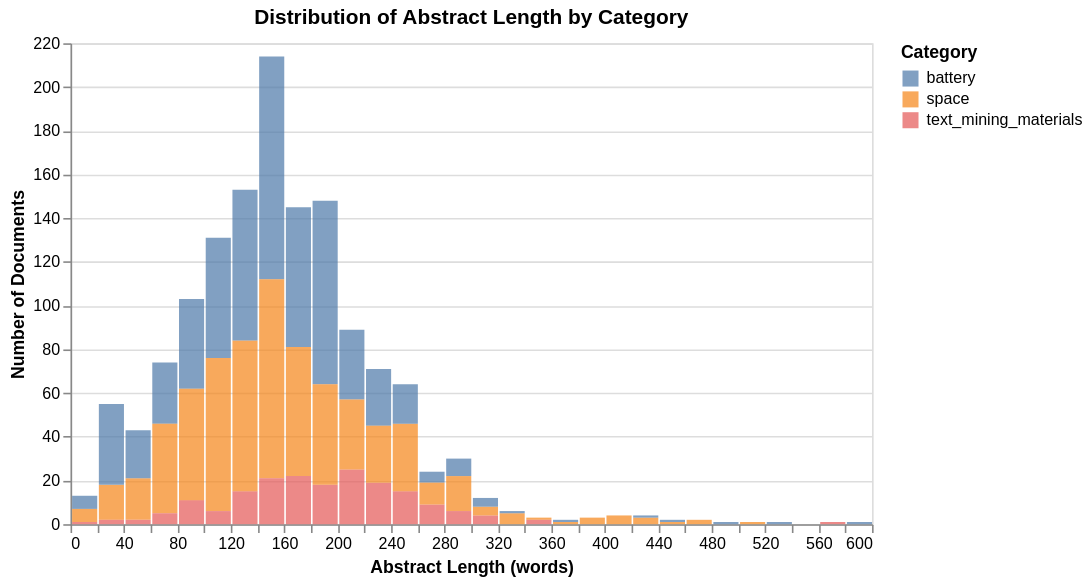

Source (notebook cell):
### Markdown cell above
The bar chart above confirms our dataset has two balanced categories ("battery" and "space") with 608 documents and one smaller category (text_mining_materials) with 184 documents. This class imbalance will be accounted for during machine learning.

### Code cell
# --- Chart 2: Abstract Length Distribution ---
# Abstract length (in words) tells us how rich our text data is

df['abstract_length'] = df['Abstract'].apply(lambda x: len(x.split()))

chart_len = alt.Chart(df).mark_bar(opacity=0.7).encode(
    x=alt.X('abstract_length:Q', bin=alt.Bin(maxbins=40), title='Abstract Length (words)'),
    y=alt.Y('count():Q', title='Number of Documents'),
    color=alt.Color('category:N', legend=alt.Legend(title='Category')),
    tooltip=['category', 'count()']
).properties(
    title='Distribution of Abstract Length by Category',
    width=500,
    height=300
)

chart_len

### Figure 1 — Vega specification as saved in the notebook (floating-point values rounded to 4 significant figures)
{"$schema": "https://vega.github.io/schema/vega/v5.json", "data": [{"name": "source_0", "values": [{"__count": 31, "__count_end": 46.0, "__count_start": 15.0, "bin_maxbins_40_abstract_length": 240.0, "bin_maxbins_40_abstract_length_end": 260.0, "category": "space"}, {"__count": 6, "__count_end": 6.0, "__count_start": 0.0, "bin_maxbins_40_abstract_length": 100.0, "bin_maxbins_40_abstract_length_end": 120.0, "category": "text_mining_materials"}, {"__count": 19, "__count_end": 19.0, "__count_start": 0.0, "bin_maxbins_40_abstract_length": 220.0, "bin_maxbins_40_abstract_length_end": 240.0, "category": "text_mining_materials"}, {"__count": 4, "__count_end": 4.0, "__count_start": 0.0, "bin_maxbins_40_abstract_length": 300.0, "bin_maxbins_40_abstract_length_end": 320.0, "category": "text_mining_materials"}, {"__count": 84, "__count_end": 148.0, "__count_start": 64.0, "bin_maxbins_40_abstract_length": 180.0, "bin_maxbins_40_abstract_length_end": 200.0, "category": "battery"}, {"__count": 59, "__count_end": 81.0, "__count_start": 22.0, "bin_maxbins_40_abstract_length": 160.0, "bin_maxbins_40_abstract_length_end": 180.0, "category": "space"}, {"__count": 102, "__count_end": 214.0, "__count_start": 112.0, "bin_maxbins_40_abstract_length": 140.0, "bin_maxbins_40_abstract_length_end": 160.0, "category": "battery"}, {"__count": 3, "__count_end": 3.0, "__count_start": 0.0, "bin_maxbins_40_abstract_length": 420.0, "bin_maxbins_40_abstract_length_end": 440.0, "category": "space"}, {"__count": 18, "__count_end": 18.0, "__count_start": 0.0, "bin_maxbins_40_abstract_length": 180.0, "bin_maxbins_40_abstract_length_end": 200.0, "category": "text_mining_materials"}, {"__count": 15, "__count_end": 15.0, "__count_start": 0.0, "bin_maxbins_40_abstract_length": 240.0, "bin_maxbins_40_abstract_length_end": 260.0, "category": "text_mining_materials"}, {"__count": 69, "__count_end": 84.0, "__count_start": 15.0, "bin_maxbins_40_abstract_length": 120.0, "bin_maxbins_40_abstract_length_end": 140.0, "category": "space"}, {"__count": 19, "__count_end": 21.0, "__count_start": 2.0, "bin_maxbins_40_abstract_length": 40.0, "bin_maxbins_40_abstract_length_end": 60.0, "category": "space"}, {"__count": 4, "__count_end": 8.0, "__count_start": 4.0, "bin_maxbins_40_abstract_length": 300.0, "bin_maxbins_40_abstract_length_end": 320.0, "category": "space"}, {"__count": 55, "__count_end": 131.0, "__count_start": 76.0, "bin_maxbins_40_abstract_length": 100.0, "bin_maxbins_40_abstract_length_end": 120.0, "category": "battery"}, {"__count": 18, "__count_end": 64.0, "__count_start": 46.0, "bin_maxbins_40_abstract_length": 240.0, "bin_maxbins_40_abstract_length_end": 260.0, "category": "battery"}, {"__count": 1, "__count_end": 3.0, "__count_start": 2.0, "bin_maxbins_40_abstract_length": 340.0, "bin_maxbins_40_abstract_length_end": 360.0, "category": "space"}, {"__count": 26, "__count_end": 71.0, "__count_start": 45.0, "bin_maxbins_40_abstract_length": 220.0, "bin_maxbins_40_abstract_length_end": 240.0, "category": "battery"}, {"__count": 16, "__count_end": 18.0, "__count_start": 2.0, "bin_maxbins_40_abstract_length": 20.0, "bin_maxbins_40_abstract_length_end": 40.0, "category": "space"}, {"__count": 41, "__count_end": 103.0, "__count_start": 62.0, "bin_maxbins_40_abstract_length": 80.0, "bin_maxbins_40_abstract_length_end": 100.0, "category": "battery"}, {"__count": 46, "__count_end": 64.0, "__count_start": 18.0, "bin_maxbins_40_abstract_length": 180.0, "bin_maxbins_40_abstract_length_end": 200.0, "category": "space"}, {"__count": 3, "__count_end": 3.0, "__count_start": 0.0, "bin_maxbins_40_abstract_length": 380.0, "bin_maxbins_40_abstract_length_end": 400.0, "category": "space"}, {"__count": 28, "__count_end": 74.0, "__count_start": 46.0, "bin_maxbins_40_abstract_length": 60.0, "bin_maxbins_40_abstract_length_end": 80.0, "category": "battery"}, {"__count": 22, "__count_end": 22.0, "__count_start": 0.0, "bin_maxbins_40_abstract_length": 160.0, "bin_maxbins_40_abstract_length_end": 180.0, "category": "text_mining_materials"}, {"__count": 64, "__count_end": 145.0, "__count_start": 81.0, "bin_maxbins_40_abstract_length": 160.0, "bin_maxbins_40_abstract_length_end": 180.0, "category": "battery"}, {"__count": 11, "__count_end": 11.0, "__count_start": 0.0, "bin_maxbins_40_abstract_length": 80.0, "bin_maxbins_40_abstract_length_end": 100.0, "category": "text_mining_materials"}, {"__count": 26, "__count_end": 45.0, "__count_start": 19.0, "bin_maxbins_40_abstract_length": 220.0, "bin_maxbins_40_abstract_length_end": 240.0, "category": "space"}, {"__count": 5, "__count_end": 24.0, "__count_start": 19.0, "bin_maxbins_40_abstract_length": 260.0, "bin_maxbins_40_abstract_length_end": 280.0, "category": "battery"}, {"__count": 91, "__count_end": 112.0, "__count_start": 21.0, "bin_maxbins_40_abstract_length": 140.0, "bin_maxbins_40_abstract_length_end": 160.0, "category": "space"}, {"__count": 8, "__count_end": 30.0, "__count_start": 22.0, "bin_maxbins_40_abstract_length": 280.0, "bin_maxbins_40_abstract_length_end": 300.0, "category": "battery"}, {"__count": 21, "__count_end": 21.0, "__count_start": 0.0, "bin_maxbins_40_abstract_length": 140.0, "bin_maxbins_40_abstract_length_end": 160.0, "category": "text_mining_materials"}, {"__count": 41, "__count_end": 46.0, "__count_start": 5.0, "bin_maxbins_40_abstract_length": 60.0, "bin_maxbins_40_abstract_length_end": 80.0, "category": "space"}, {"__count": 37, "__count_end": 55.0, "__count_start": 18.0, "bin_maxbins_40_abstract_length": 20.0, "bin_maxbins_40_abstract_length_end": 40.0, "category": "battery"}, {"__count": 70, "__count_end": 76.0, "__count_start": 6.0, "bin_maxbins_40_abstract_length": 100.0, "bin_maxbins_40_abstract_length_end": 120.0, "category": "space"}, {"__count": 16, "__count_end": 22.0, "__count_start": 6.0, "bin_maxbins_40_abstract_length": 280.0, "bin_maxbins_40_abstract_length_end": 300.0, "category": "space"}, {"__count": 51, "__count_end": 62.0, "__count_start": 11.0, "bin_maxbins_40_abstract_length": 80.0, "bin_maxbins_40_abstract_length_end": 100.0, "category": "space"}, {"__count": 69, "__count_end": 153.0, "__count_start": 84.0, "bin_maxbins_40_abstract_length": 120.0, "bin_maxbins_40_abstract_length_end": 140.0, "category": "battery"}, {"__count": 2, "__count_end": 2.0, "__count_start": 0.0, "bin_maxbins_40_abstract_length": 20.0, "bin_maxbins_40_abstract_length_end": 40.0, "category": "text_mining_materials"}, {"__count": 6, "__count_end": 6.0, "__count_start": 0.0, "bin_maxbins_40_abstract_length": 280.0, "bin_maxbins_40_abstract_length_end": 300.0, "category": "text_mining_materials"}, {"__count": 6, "__count_end": 7.0, "__count_start": 1.0, "bin_maxbins_40_abstract_length": 0.0, "bin_maxbins_40_abstract_length_end": 20.0, "category": "space"}, {"__count": 6, "__count_end": 13.0, "__count_start": 7.0, "bin_maxbins_40_abstract_length": 0.0, "bin_maxbins_40_abstract_length_end": 20.0, "category": "battery"}, {"__count": 32, "__count_end": 89.0, "__count_start": 57.0, "bin_maxbins_40_abstract_length": 200.0, "bin_maxbins_40_abstract_length_end": 220.0, "category": "battery"}, {"__count": 9, "__count_end": 9.0, "__count_start": 0.0, "bin_maxbins_40_abstract_length": 260.0, "bin_maxbins_40_abstract_length_end": 280.0, "category": "text_mining_materials"}, {"__count": 4, "__count_end": 4.0, "__count_start": 0.0, "bin_maxbins_40_abstract_length": 400.0, "bin_maxbins_40_abstract_length_end": 420.0, "category": "space"}, {"__count": 25, "__count_end": 25.0, "__count_start": 0.0, "bin_maxbins_40_abstract_length": 200.0, "bin_maxbins_40_abstract_length_end": 220.0, "category": "text_mining_materials"}, {"__count": 10, "__count_end": 19.0, "__count_start": 9.0, "bin_maxbins_40_abstract_length": 260.0, "bin_maxbins_40_abstract_length_end": 280.0, "category": "space"}, {"__count": 2, "__count_end": 2.0, "__count_start": 0.0, "bin_maxbins_40_abstract_length": 340.0, "bin_maxbins_40_abstract_length_end": 360.0, "category": "text_mining_materials"}, {"__count": 32, "__count_end": 57.0, "__count_start": 25.0, "bin_maxbins_40_abstract_length": 200.0, "bin_maxbins_40_abstract_length_end": 220.0, "category": "space"}, {"__count": 22, "__count_end": 43.0, "__count_start": 21.0, "bin_maxbins_40_abstract_length": 40.0, "bin_maxbins_40_abstract_length_end": 60.0, "category": "battery"}, {"__count": 15, "__count_end": 15.0, "__count_start": 0.0, "bin_maxbins_40_abstract_length": 120.0, "bin_maxbins_40_abstract_length_end": 140.0, "category": "text_mining_materials"}, {"__count": 4, "__count_end": 12.0, "__count_start": 8.0, "bin_maxbins_40_abstract_length": 300.0, "bin_maxbins_40_abstract_length_end": 320.0, "category": "battery"}, {"__count": 5, "__count_end": 5.0, "__count_start": 0.0, "bin_maxbins_40_abstract_length": 320.0, "bin_maxbins_40_abstract_length_end": 340.0, "category": "space"}, {"__count": 1, "__count_end": 1.0, "__count_start": 0.0, "bin_maxbins_40_abstract_length": 580.0, "bin_maxbins_40_abstract_length_end": 600.0, "category": "battery"}, {"__count": 1, "__count_end": 1.0, "__count_start": 0.0, "bin_maxbins_40_abstract_length": 560.0, "bin_maxbins_40_abstract_length_end": 580.0, "category": "text_mining_materials"}, {"__count": 2, "__count_end": 2.0, "__count_start": 0.0, "bin_maxbins_40_abstract_length": 460.0, "bin_maxbins_40_abstract_length_end": 480.0, "category": "space"}, {"__count": 1, "__count_end": 1.0, "__count_start": 0.0, "bin_maxbins_40_abstract_length": 360.0, "bin_maxbins_40_abstract_length_end": 380.0, "category": "space"}, {"__count": 1, "__count_end": 2.0, "__count_start": 1.0, "bin_maxbins_40_abstract_length": 440.0, "bin_maxbins_40_abstract_length_end": 460.0, "category": "battery"}, {"__count": 1, "__count_end": 6.0, "__count_start": 5.0, "bin_maxbins_40_abstract_length": 320.0, "bin_maxbins_40_abstract_length_end": 340.0, "category": "battery"}, {"__count": 5, "__count_end": 5.0, "__count_start": 0.0, "bin_maxbins_40_abstract_length": 60.0, "bin_maxbins_40_abstract_length_end": 80.0, "category": "text_mining_materials"}, {"__count": 1, "__count_end": 1.0, "__count_start": 0.0, "bin_maxbins_40_abstract_length": 440.0, "bin_maxbins_40_abstract_length_end": 460.0, "category": "space"}, {"__count": 2, "__count_end": 2.0, "__count_start": 0.0, "bin_maxbins_40_abstract_length": 40.0, "bin_maxbins_40_abstract_length_end": 60.0, "category": "text_mining_materials"}, {"__count": 1, "__count_end": 1.0, "__count_start": 0.0, "bin_maxbins_40_abstract_length": 0.0, "bin_maxbins_40_abstract_length_end": 20.0, "category": "text_mining_materials"}, {"__count": 1, "__count_end": 1.0, "__count_start": 0.0, "bin_maxbins_40_abstract_length": 500.0, "bin_maxbins_40_abstract_length_end": 520.0, "category": "space"}, {"__count": 1, "__count_end": 1.0, "__count_start": 0.0, "bin_maxbins_40_abstract_length": 520.0, "bin_maxbins_40_abstract_length_end": 540.0, "category": "battery"}, {"__count": 1, "__count_end": 2.0, "__count_start": 1.0, "bin_maxbins_40_abstract_length": 360.0, "bin_maxbins_40_abstract_length_end": 380.0, "category": "battery"}, {"__count": 1, "__count_end": 4.0, "__count_start": 3.0, "bin_maxbins_40_abstract_length": 420.0, "bin_maxbins_40_abstract_length_end": 440.0, "category": "battery"}, {"__count": 1, "__count_end": 1.0, "__count_start": 0.0, "bin_maxbins_40_abstract_length": 480.0, "bin_maxbins_40_abstract_length_end": 500.0, "category": "battery"}]}, {"name": "source_0_color_domain_category", "values": [{"category": "space"}, {"category": "text_mining_materials"}, {"category": "battery"}]}], "signals": [{"name": "bin_maxbins_40_abstract_length_bins", "value": {"fields": ["abstract_length"], "fname": "bin_abstract_length", "start": 0.0, "step": 20.0, "stop": 600.0}}], "marks": [{"type": "rect", "name": "marks", "from": {"data": "source_0"}, "encode": {"update": {"x2": {"field": "bin_maxbins_40_abstract_length", "scale": "x", "offset": {"signal": "0.5 + (abs(scale(\"x\", datum[\"bin_maxbins_40_abstract_length_end\"]) - scale(\"x\", datum[\"bin_maxbins_40_abstract_length\"])) < 0.25 ? -0.5 * (0.25 - (abs(scale(\"x\", datum[\"bin_maxbins_40_abstract_length_end\"]) - scale(\"x\", datum[\"bin_maxbins_40_abstract_length\"])))) : 0.5)"}}, "x": {"field": "bin_maxbins_40_abstract_length_end", "scale": "x", "offset": {"signal": "0.5 + (abs(scale(\"x\", datum[\"bin_maxbins_40_abstract_length_end\"]) - scale(\"x\", datum[\"bin_maxbins_40_abstract_length\"])) < 0.25 ? 0.5 * (0.25 - (abs(scale(\"x\", datum[\"bin_maxbins_40_abstract_length_end\"]) - scale(\"x\", datum[\"bin_maxbins_40_abstract_length\"])))) : -0.5)"}}, "y": {"field": "__count_end", "scale": "y"}, "opacity": {"value": 0.7}, "tooltip": {"signal": "{\"category\": isValid(datum[\"category\"]) ? datum[\"category\"] : \"\"+datum[\"category\"], \"Count of Records\": format(datum[\"__count\"], \"\")}"}, "y2": {"field": "__count_start", "scale": "y"}, "fill": {"field": "category", "scale": "color"}}}, "style": ["bar"]}], "scales": [{"name": "x", "type": "linear", "domain": {"signal": "[bin_maxbins_40_abstract_length_bins.start, bin_maxbins_40_abstract_length_bins.stop]"}, "range": [0, {"signal": "width"}], "bins": {"signal": "bin_maxbins_40_abstract_length_bins"}, "zero": false}, {"name": "y", "type": "linear", "domain": {"data": "source_0", "fields": ["__count_start", "__count_end"]}, "range": [{"signal": "height"}, 0], "nice": true, "zero": true}, {"name": "color", "type": "ordinal", "domain": {"data": "source_0_color_domain_category", "field": "category", "sort": true}, "range": "category"}], "axes": [{"scale": "y", "tickCount": {"signal": "ceil(height/40)"}, "maxExtent": 0, "domain": false, "grid": true, "labels": false, "minExtent": 0, "gridScale": "x", "ticks": false, "orient": "left", "zindex": 0, "aria": false}, {"scale": "x", "tickCount": {"signal": "ceil(width/10)"}, "zindex": 0, "grid": false, "labelOverlap": true, "title": "Abstract Length (words)", "orient": "bottom", "labelFlush": true}, {"scale": "y", "title": "Number of Documents", "labelOverlap": true, "grid": false, "zindex": 0, "orient": "left", "tickCount": {"signal": "ceil(height/40)"}}], "title": {"text": "Distribution of Abstract Length by Category", "frame": "group"}, "style": "cell", "padding": 5, "legends": [{"title": "Category", "fill": "color", "symbolType": "square", "encode": {"symbols": {"update": {"opacity": {"value": 0.7}}}}}], "background": "white", "width": 500, "height": 300}
